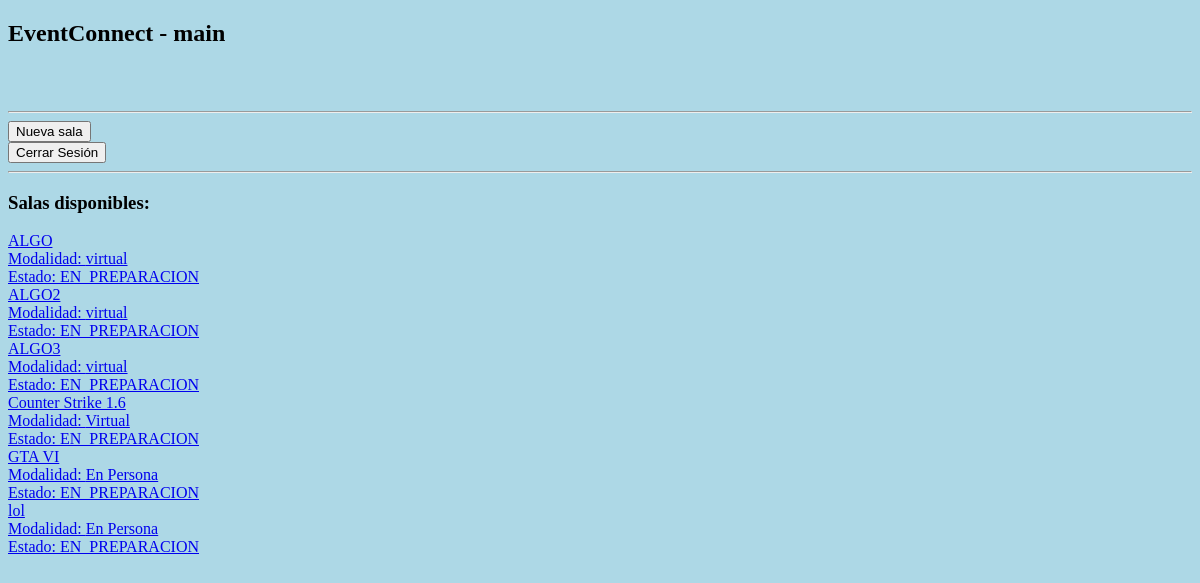
/paginas/paginaPrincipal.php (signed in), run on an earlier commit of the app's database.
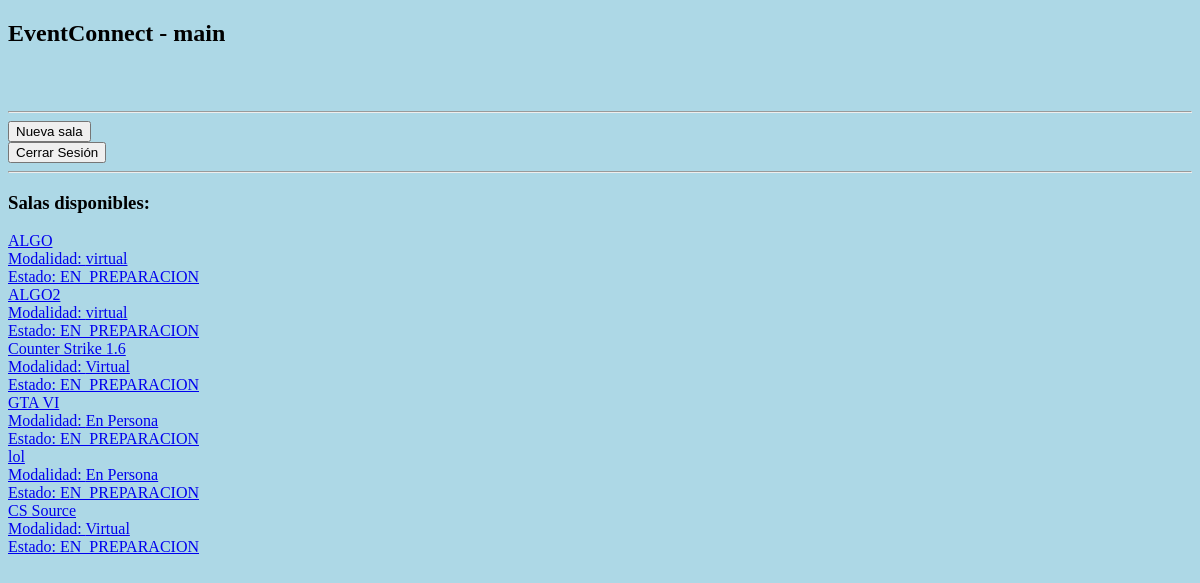
And on a later commit of the database.
### tables this page shows
CREATE TABLE `Sala` (
  `Id_sala` int(11) NOT NULL COMMENT 'No se setea, es Auto Increment!',
  `Titulo` varchar(100) NOT NULL,
  `Descripcion` varchar(500) DEFAULT NULL,
  `Modalidad` varchar(20) NOT NULL,
  `Ubicacion` varchar(100) DEFAULT NULL,
  `Fecha` datetime NOT NULL,
  `nicknameCreador` varchar(100) NOT NULL COMMENT 'nick del creador',
  `Estado` varchar(20) NOT NULL
);

### database/conexion.php (called while the page is built)
<?php
    class Conexion
    {
        private $host = "localhost";
        private $user = "user";
        private $password = "user123";
        private $bd = "EventConnect";
        private $conexion;
        public function iniciarDB()
        {
            try
            {
                $this->conexion = new mysqli($this->host, $this->user, $this->password, $this->bd);
            }
            catch(mysqli_sql_exception)
            {
                echo "Error al conectar a la bd";
            }
            return $this->conexion;
        }
    }

### database/accesoBD/salaBD.php (called while the page is built, shortened)
<?php
    class salaBD
    {
        public function getAllSalas($conexion)
        {
            $consulta = "SELECT * FROM Sala";
            return mysqli_query($conexion, $consulta);
        }
    }
?>

### control/paginaPrincipal.php (the view)
<?php
    include_once "../database/conexion.php";
    include_once "../database/accesoBD/salaBD.php";
    class PaginaPrincipal
    {
        private $conexion;
        public function __construct()
        {
            $this->conexion = new Conexion();
            $this->conexion = $this->conexion->iniciarDB();
        }
        public function mostrarSalas()
        {
            $accesoDBSala = new salaBD();
            $salas = $accesoDBSala->getAllSalas($this->conexion);
            while ($fila = mysqli_fetch_assoc($salas))
            {
                if($fila['Estado'] != "FINALIZADA" && $fila['Estado'] != "EN_CURSO")
                {
                    echo "
                        <a href='../paginas/visorSala.php?idSala=".$fila['Id_sala']."' class='sala-card'>
                            <div class='sala-titulo'>
                                ".$fila['Titulo']."
                            </div>
                            <div class='sala-info'>
                                Modalidad: ".$fila['Modalidad']."
                            </div>
                            <div class='sala-info'>
                                Estado: ".$fila['Estado']."
                            </div>
                        </a>";
                }
            }
        }
    }
?>

What changed in the data, as far as the page shows it:
no longer on this page (row edited): sala: Titulo "ALGO3", Modalidad "virtual", Estado "EN_PREPARACION"
added sala: Titulo "CS Source", Modalidad "Virtual", Estado "EN_PREPARACION"
